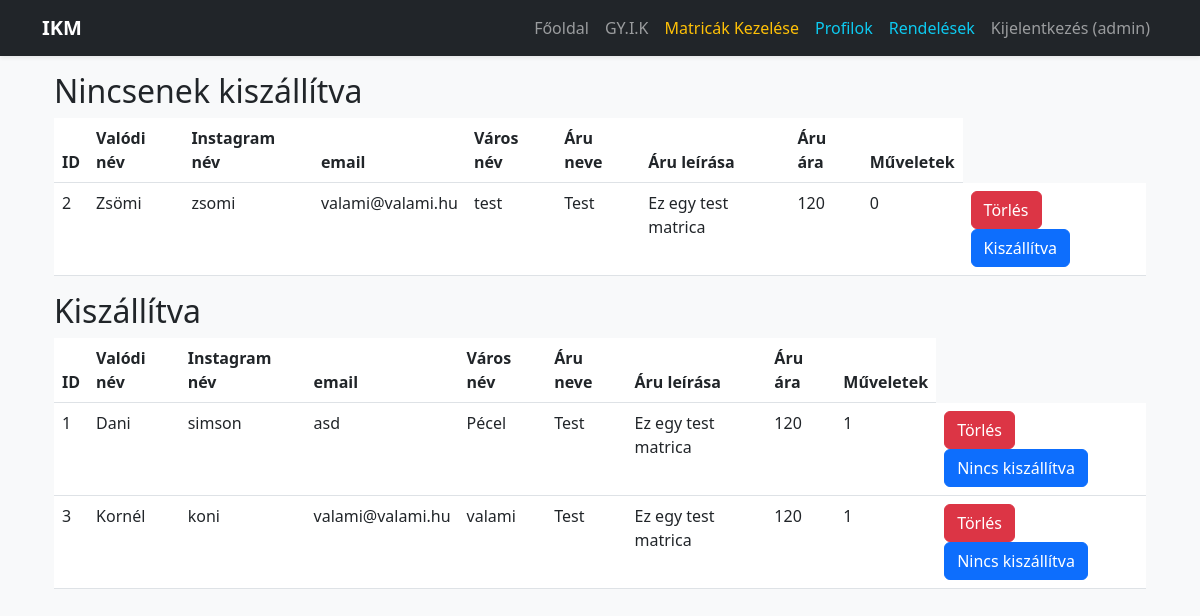
Page /admin/orders (signed in) on the committed database.
### app.py (models this page shows, shortened)
class User(UserMixin, db.Model):
    id = db.Column(db.Integer, primary_key=True)
    username = db.Column(db.String(50), unique=True, nullable=False)
    password_hash = db.Column(db.String(255), nullable=False)
    is_admin = db.Column(db.Boolean, default=True) # Mindenki admin, aki beléphet

class Order(db.Model):
    id = db.Column(db.Integer, primary_key=True)
    irl_name = db.Column(db.String(120), nullable=False)
    ig_name = db.Column(db.String(120), nullable=False)
    email = db.Column(db.String(120), nullable=False)
    city_name = db.Column(db.String(120), nullable=False)
    prod_title = db.Column(db.String(120), nullable=False)
    prod_desc = db.Column(db.String(120), nullable=False)
    prod_price = db.Column(db.String(120), nullable=False)
    is_ready = db.Column(db.String(2), nullable=False)

### app.py (the view)
@app.route("/admin/orders")
@login_required
def admin_orders():
    nincs_kesz = db.session.execute(text("SELECT * FROM 'order' WHERE is_ready='0'"))
    kesz = db.session.execute(text("SELECT * FROM 'order' WHERE is_ready='1'"))
    heading = ("ID", "Valódi név", "Instagram név", "email", "Város név", "Áru neve", "Áru leírása", "Áru ára", "Műveletek")
    nincs_kesz_data = list(nincs_kesz)
    kesz_data = list(kesz)
    return render_template("admin/orders.html", headings=heading, data_no_r=nincs_kesz_data, kesz_data=kesz_data)

### app.py (called while the page is built)
@login_manager.user_loader
def load_user(user_id):
    return User.query.get(int(user_id))

### templates/admin/orders.html
{% extends 'base.html' %}
{% block content %}
<div class="container">
    <table class="table table-hover">
        <h2>Nincsenek kiszállítva</h2>
        <thead>
            <tr>
                {% for header in headings %}
                <th scope="col">{{ header }}</th>
                {% endfor %}
            </tr>
        </thead>
        <tbody>
            {% for row in data_no_r %}
            <tr>
                {% for cell in row %}
                <td>{{ cell }}</td>
                {% endfor %}
                <td>
                    <a href="/admin/del_order/{{ row.id }}" class="btn btn-danger">Törlés</a>
                    <a href="/admin/to_ready/{{ row.id }}" class="btn btn-primary">Kiszállítva</a>
                </td>
            </tr>
            {% endfor %}
        </tbody>
    </table>
    <table class="table table-hover">
        <h2>Kiszállítva</h2>
        <thead>
            <tr>
                {% for header in headings %}
                <th scope="col">{{ header }}</th>
                {% endfor %}
            </tr>
        </thead>
        <tbody>
            {% for row in kesz_data %}
            <tr>
                {% for cell in row %}
                <td>{{ cell }}</td>
                {% endfor %}
                <td>
                    <a href="/admin/del_order/{{ row.id }}" class="btn btn-danger">Törlés</a>
                    <a href="/admin/to_nready/{{ row.id }}" class="btn btn-primary">Nincs kiszállítva</a>
                </td>
            </tr>
            {% endfor %}
        </tbody>
    </table>
</div>
{% endblock %}

### templates/base.html (shortened to what this page needs)
<!DOCTYPE html>
<html lang="hu">
<head>
    <link href="https://cdn.jsdelivr.net/npm/bootstrap@5.3.0/dist/css/bootstrap.min.css" rel="stylesheet">
</head>
<body class="bg-light">
    <nav class="navbar navbar-expand-lg navbar-dark bg-dark shadow-sm">
        <div class="container">
            <a class="navbar-brand fw-bold" href="/">IKM</a>
            <div class="collapse navbar-collapse" id="navbarNav">
                <ul class="navbar-nav ms-auto">
                    <li class="nav-item"><a class="nav-link" href="/">Főoldal</a></li>
                    <li class="nav-item"><a href="/gyik" class="nav-link">GY.I.K</a></li>
                    {% if current_user.is_authenticated %}
                        <li class="nav-item"><a class="nav-link text-warning" href="/admin/stickers">Matricák Kezelése</a></li>
                        <li class="nav-item"><a class="nav-link text-info" href="/admin/users">Profilok</a></li>
                        <li class="nav-item"><a href="/admin/orders" class="nav-link text-info">Rendelések</a></li>
                        <li class="nav-item"><a class="nav-link" href="/logout">Kijelentkezés ({{ current_user.username }})</a></li>
                    {% else %}
                        <li class="nav-item"><a class="nav-link" href="/login">Belépés</a></li>
                    {% endif %}
                </ul>
            </div>
        </div>
    </nav>
    <div class="container mb-5">
        {% block content %}{% endblock %}
    </div>
</body>
</html>

### rows in the picture
User: username "admin"
Order: row "2" "0", irl_name "Zsömi", ig_name "zsomi", email "valami@valami.hu", city_name "test", prod_title "Test", prod_desc "Ez egy test matrica", prod_price "120"
Order: row "1" "1", irl_name "Dani", ig_name "simson", email "asd", city_name "Pécel", prod_title "Test", prod_desc "Ez egy test matrica", prod_price "120"
Order: row "3" "1", irl_name "Kornél", ig_name "koni", email "valami@valami.hu", city_name "valami", prod_title "Test", prod_desc "Ez egy test matrica", prod_price "120"

### other values in the picture
{{ header }} "ID" "Valódi név" "Instagram név" "email" "Város név" "Áru neve" "Áru leírása" "Áru ára" "Műveletek"
